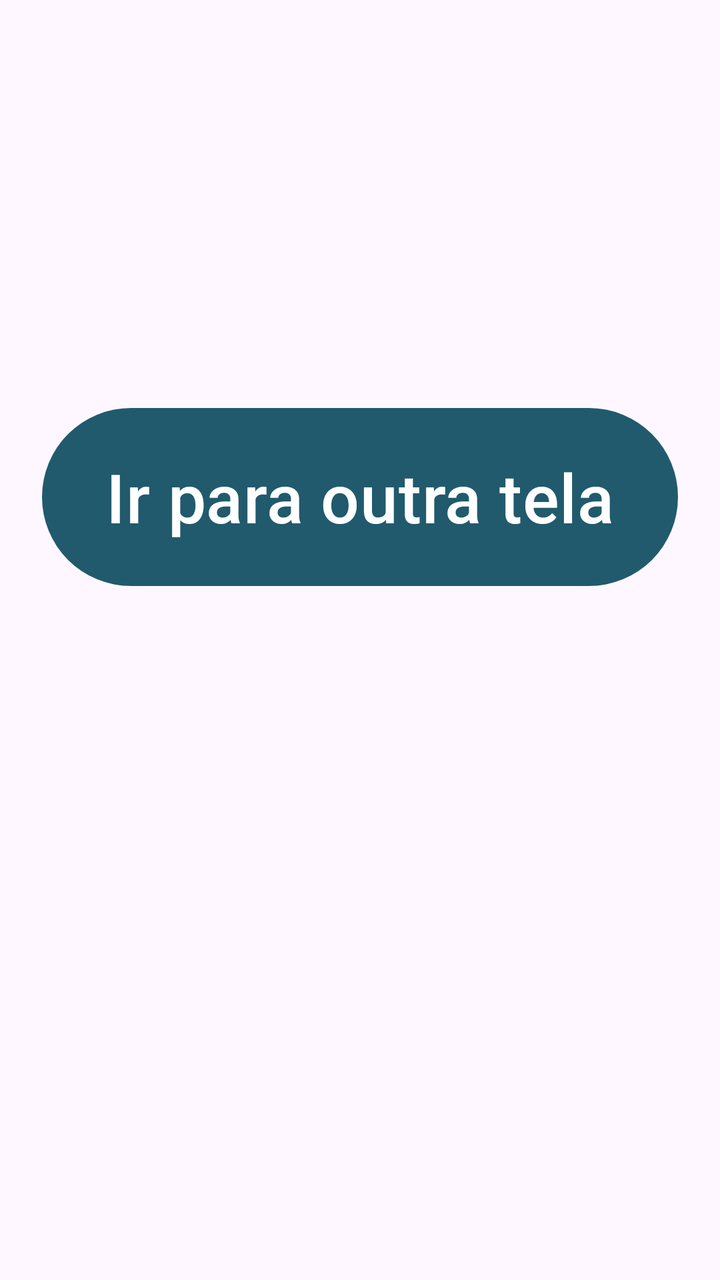
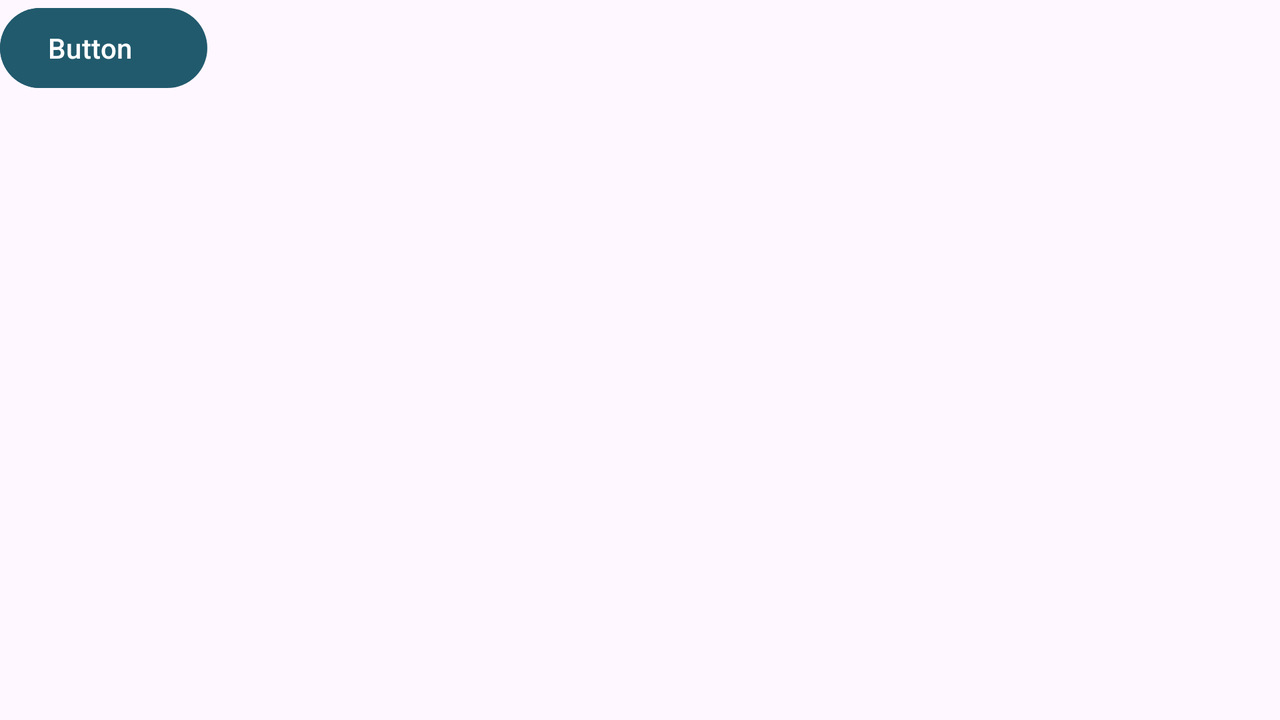

An Android layout and its configuration variant, each rendered on a device that would load it. The default file and the variant file are quoted in full after the pictures.
<!-- AndroidManifest.xml: application theme Theme.TaskFlow -->
<!-- res/layout/activity_main.xml -->
<?xml version="1.0" encoding="utf-8"?>
<androidx.constraintlayout.widget.ConstraintLayout xmlns:android="http://schemas.android.com/apk/res/android"
    xmlns:app="http://schemas.android.com/apk/res-auto"
    xmlns:tools="http://schemas.android.com/tools"
    android:id="@+id/main"
    android:layout_width="match_parent"
    android:layout_height="match_parent"
    tools:context=".MainActivity">

    <Button
        android:id="@+id/btnAbrir"
        android:layout_width="318dp"
        android:layout_height="97dp"
        android:layout_marginTop="200dp"
        android:text="Ir para outra tela"
        android:textSize="34sp"
        app:layout_constraintEnd_toEndOf="parent"
        app:layout_constraintHorizontal_bias="0.5"
        app:layout_constraintStart_toStartOf="parent"
        app:layout_constraintTop_toTopOf="parent" />
</androidx.constraintlayout.widget.ConstraintLayout>
<!-- resources referenced by this layout -->
<resources>
  <style name="Theme.TaskFlow" parent="Base.Theme.TaskFlow" />
  <style name="Base.Theme.TaskFlow" parent="Theme.Material3.DayNight.NoActionBar">
          
           <item name="colorPrimary">@color/Principal</item>
      </style>
  <color name="Principal">#215a6d</color>
</resources>
<!-- res/layout-land/activity_main.xml (the repository's variant of the layout above) -->
<!-- drawn on the phone turned sideways -->
<?xml version="1.0" encoding="utf-8"?>
<androidx.constraintlayout.widget.ConstraintLayout xmlns:android="http://schemas.android.com/apk/res/android"
    xmlns:app="http://schemas.android.com/apk/res-auto"
    xmlns:tools="http://schemas.android.com/tools"
    android:id="@+id/main"
    android:layout_width="match_parent"
    android:layout_height="match_parent"
    tools:context=".MainActivity">

    <Button
        android:id="@+id/btnExecutar"
        android:layout_width="wrap_content"
        android:layout_height="0dp"
        android:text="Executar"
        app:layout_constraintBottom_toBottomOf="@+id/btnClick"
        app:layout_constraintTop_toTopOf="@+id/btnClick"
        tools:layout_editor_absoluteX="363dp" />

    <Button
        android:id="@+id/btnClick"
        android:layout_width="wrap_content"
        android:layout_height="wrap_content"
        android:text="Button"
        tools:layout_editor_absoluteX="217dp"
        tools:layout_editor_absoluteY="181dp" />
</androidx.constraintlayout.widget.ConstraintLayout>
